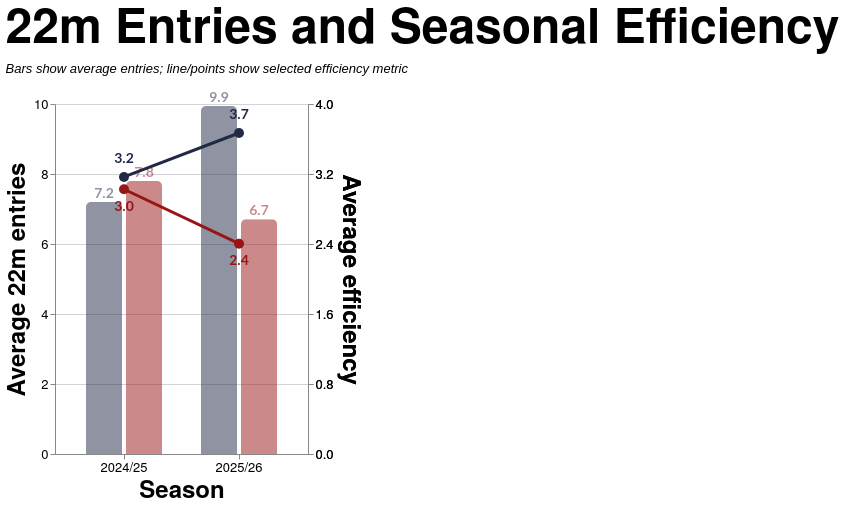

Specify this chart in Vega-Lite:
### Vega-Lite specification from a JSON file in a GitHub repository (floating-point values rounded to 4 significant figures)
{"config": {"axis": {"labelFont": "PT Sans Narrow, Helvetica Neue, Helvetica, Arial, sans-serif", "titleFont": "PT Sans Narrow, Helvetica Neue, Helvetica, Arial, sans-serif", "labelFontSize": 13, "titleFontSize": 24, "gridColor": "#202947", "gridOpacity": 0.2, "zindex": 1}, "text": {"font": "Lato, sans-serif"}, "bar": {"cornerRadiusEnd": 5}, "header": {"labelFont": "PT Sans Narrow, Helvetica Neue, Helvetica, Arial, sans-serif", "titleFont": "PT Sans Narrow, Helvetica Neue, Helvetica, Arial, sans-serif", "labelFontSize": 24, "titleFontSize": 28, "labelFontWeight": "bold", "orient": "left"}, "legend": {"labelFont": "PT Sans Narrow, Helvetica Neue, Helvetica, Arial, sans-serif", "titleFont": "PT Sans Narrow, Helvetica Neue, Helvetica, Arial, sans-serif", "labelFontSize": 14, "titleFontSize": 16, "titlePadding": 5, "fillColor": "white", "strokeColor": "black", "padding": 10, "titleFontWeight": "lighter", "titleFontStyle": "italic", "titleColor": "gray", "offset": 10}, "title": {"font": "PT Sans Narrow, Helvetica Neue, Helvetica, Arial, sans-serif", "fontSize": 48, "fontWeight": "bold", "anchor": "start", "align": "center", "titlePadding": 20, "subtitlePadding": 10, "subtitleFontSize": 13, "subtitleColor": "", "subtitleFontStyle": "italic", "offset": 15, "color": "black"}, "axisX": {"labelAngle": 0}, "facet": {"title": null, "header": null, "align": {"row": "each", "column": "each"}, "spacing": 10}, "resolve": {"scale": {"y": "independent", "facet": "independent"}}, "background": "transparent", "scale": {"offsetBandPaddingOuter": 0.2, "offsetBandPaddingInner": 0.1}, "view": {"stroke": null, "background": "transparent"}}, "layer": [{"mark": {"type": "bar", "opacity": 0.5}, "encoding": {"color": {"field": "team", "legend": null, "scale": {"domain": ["EGRFC", "Opposition"], "range": ["#202946", "#981515"]}, "title": "Team", "type": "nominal"}, "tooltip": [{"field": "season", "title": "Season", "type": "nominal"}, {"field": "team", "title": "Team", "type": "nominal"}, {"field": "avg_entries", "format": ".2f", "title": "Avg 22m Entries", "type": "quantitative"}, {"field": "avg_points_per_entry", "format": ".2f", "title": "Avg Pts/Entry", "type": "quantitative"}, {"field": "avg_tries_eff_pct", "format": ".1f", "title": "Avg Try Efficiency", "type": "quantitative"}], "x": {"axis": {"labelAngle": 0}, "field": "season", "sort": ["2024/25", "2025/26"], "title": "Season", "type": "nominal"}, "xOffset": {"field": "team", "sort": ["EGRFC", "Opposition"], "type": "nominal"}, "y": {"axis": {"format": ".0f", "grid": true, "tickCount": 6}, "field": "avg_entries", "scale": {"domain": [0, 10.0], "nice": false}, "title": "Average 22m entries", "type": "quantitative"}}, "transform": [{"filter": "(rzSquad == 'All' || datum.squad == rzSquad) && (indexof(rzSeason, datum.season) >= 0) && datum.game_type_mode == rzGameType"}, {"calculate": "rzEfficiencyMetricParam == 'Points per 22m entry' ? datum.avg_points_per_entry : datum.avg_tries_eff_pct", "as": "efficiency_value"}, {"calculate": "rzEfficiencyMetricParam == 'Points per 22m entry' ? datum.avg_points_per_entry * (100 / 4.0) : datum.avg_tries_eff_pct", "as": "efficiency_plot"}, {"calculate": "rzEfficiencyMetricParam == 'Points per 22m entry' ? 'Pts/entry' : 'Try efficiency (%)'", "as": "efficiency_label"}, {"calculate": "rzEfficiencyMetricParam == 'Points per 22m entry' ? format(datum.avg_points_per_entry, '.1f') : format(datum.avg_tries_eff_pct, '.0f') + '%'", "as": "efficiency_text"}, {"calculate": "format(datum.avg_entries, '.1f')", "as": "entries_text"}, {"calculate": "datum.team == 'EGRFC' ? datum.efficiency_plot + 5 : datum.efficiency_plot - 5", "as": "efficiency_text_y"}]}, {"mark": {"type": "text", "dy": -8, "fontSize": 14, "fontWeight": "bold", "opacity": 0.5}, "encoding": {"color": {"field": "team", "legend": null, "scale": {"domain": ["EGRFC", "Opposition"], "range": ["#202946", "#981515"]}, "type": "nominal"}, "text": {"field": "entries_text", "type": "nominal"}, "x": {"field": "season", "sort": ["2024/25", "2025/26"], "type": "nominal"}, "xOffset": {"field": "team", "sort": ["EGRFC", "Opposition"], "type": "nominal"}, "y": {"axis": null, "field": "avg_entries", "scale": {"domain": [0, 10.0], "nice": false}, "type": "quantitative"}}, "transform": [{"filter": "(rzSquad == 'All' || datum.squad == rzSquad) && (indexof(rzSeason, datum.season) >= 0) && datum.game_type_mode == rzGameType"}, {"calculate": "rzEfficiencyMetricParam == 'Points per 22m entry' ? datum.avg_points_per_entry : datum.avg_tries_eff_pct", "as": "efficiency_value"}, {"calculate": "rzEfficiencyMetricParam == 'Points per 22m entry' ? datum.avg_points_per_entry * (100 / 4.0) : datum.avg_tries_eff_pct", "as": "efficiency_plot"}, {"calculate": "rzEfficiencyMetricParam == 'Points per 22m entry' ? 'Pts/entry' : 'Try efficiency (%)'", "as": "efficiency_label"}, {"calculate": "rzEfficiencyMetricParam == 'Points per 22m entry' ? format(datum.avg_points_per_entry, '.1f') : format(datum.avg_tries_eff_pct, '.0f') + '%'", "as": "efficiency_text"}, {"calculate": "format(datum.avg_entries, '.1f')", "as": "entries_text"}, {"calculate": "datum.team == 'EGRFC' ? datum.efficiency_plot + 5 : datum.efficiency_plot - 5", "as": "efficiency_text_y"}]}, {"mark": {"type": "line", "size": 3}, "encoding": {"color": {"field": "team", "legend": null, "scale": {"domain": ["EGRFC", "Opposition"], "range": ["#202946", "#981515"]}, "type": "nominal"}, "detail": {"field": "team", "type": "nominal"}, "tooltip": [{"field": "season", "title": "Season", "type": "nominal"}, {"field": "team", "title": "Team", "type": "nominal"}, {"field": "efficiency_label", "title": "Metric", "type": "nominal"}, {"field": "efficiency_value", "format": ".2f", "title": "Efficiency", "type": "quantitative"}], "x": {"field": "season", "sort": ["2024/25", "2025/26"], "type": "nominal"}, "y": {"axis": {"grid": false, "labelExpr": "rzEfficiencyMetricParam == 'Try-scoring efficiency (%)' ? format(datum.value, '.0f') + '%' : format(datum.value * (4.0 / 100), '.1f')", "orient": "right", "tickCount": 6}, "field": "efficiency_plot", "scale": {"domain": [0, 100], "nice": false}, "title": "Average efficiency", "type": "quantitative"}}, "transform": [{"filter": "(rzSquad == 'All' || datum.squad == rzSquad) && (indexof(rzSeason, datum.season) >= 0) && datum.game_type_mode == rzGameType"}, {"calculate": "rzEfficiencyMetricParam == 'Points per 22m entry' ? datum.avg_points_per_entry : datum.avg_tries_eff_pct", "as": "efficiency_value"}, {"calculate": "rzEfficiencyMetricParam == 'Points per 22m entry' ? datum.avg_points_per_entry * (100 / 4.0) : datum.avg_tries_eff_pct", "as": "efficiency_plot"}, {"calculate": "rzEfficiencyMetricParam == 'Points per 22m entry' ? 'Pts/entry' : 'Try efficiency (%)'", "as": "efficiency_label"}, {"calculate": "rzEfficiencyMetricParam == 'Points per 22m entry' ? format(datum.avg_points_per_entry, '.1f') : format(datum.avg_tries_eff_pct, '.0f') + '%'", "as": "efficiency_text"}, {"calculate": "format(datum.avg_entries, '.1f')", "as": "entries_text"}, {"calculate": "datum.team == 'EGRFC' ? datum.efficiency_plot + 5 : datum.efficiency_plot - 5", "as": "efficiency_text_y"}]}, {"mark": {"type": "point", "filled": true, "opacity": 1.0, "size": 100}, "encoding": {"color": {"field": "team", "legend": null, "scale": {"domain": ["EGRFC", "Opposition"], "range": ["#202946", "#981515"]}, "type": "nominal"}, "tooltip": [{"field": "season", "title": "Season", "type": "nominal"}, {"field": "team", "title": "Team", "type": "nominal"}, {"field": "efficiency_label", "title": "Metric", "type": "nominal"}, {"field": "efficiency_value", "format": ".2f", "title": "Efficiency", "type": "quantitative"}], "x": {"field": "season", "sort": ["2024/25", "2025/26"], "type": "nominal"}, "y": {"axis": {"grid": false, "labelExpr": "rzEfficiencyMetricParam == 'Try-scoring efficiency (%)' ? format(datum.value, '.0f') + '%' : format(datum.value * (4.0 / 100), '.1f')", "orient": "right", "tickCount": 6}, "field": "efficiency_plot", "scale": {"domain": [0, 100], "nice": false}, "title": "Average efficiency", "type": "quantitative"}}, "transform": [{"filter": "(rzSquad == 'All' || datum.squad == rzSquad) && (indexof(rzSeason, datum.season) >= 0) && datum.game_type_mode == rzGameType"}, {"calculate": "rzEfficiencyMetricParam == 'Points per 22m entry' ? datum.avg_points_per_entry : datum.avg_tries_eff_pct", "as": "efficiency_value"}, {"calculate": "rzEfficiencyMetricParam == 'Points per 22m entry' ? datum.avg_points_per_entry * (100 / 4.0) : datum.avg_tries_eff_pct", "as": "efficiency_plot"}, {"calculate": "rzEfficiencyMetricParam == 'Points per 22m entry' ? 'Pts/entry' : 'Try efficiency (%)'", "as": "efficiency_label"}, {"calculate": "rzEfficiencyMetricParam == 'Points per 22m entry' ? format(datum.avg_points_per_entry, '.1f') : format(datum.avg_tries_eff_pct, '.0f') + '%'", "as": "efficiency_text"}, {"calculate": "format(datum.avg_entries, '.1f')", "as": "entries_text"}, {"calculate": "datum.team == 'EGRFC' ? datum.efficiency_plot + 5 : datum.efficiency_plot - 5", "as": "efficiency_text_y"}]}, {"mark": {"type": "text", "fontSize": 14, "fontWeight": "bold"}, "encoding": {"color": {"field": "team", "legend": null, "scale": {"domain": ["EGRFC", "Opposition"], "range": ["#202946", "#981515"]}, "type": "nominal"}, "detail": {"field": "team", "type": "nominal"}, "text": {"field": "efficiency_text", "type": "nominal"}, "x": {"field": "season", "sort": ["2024/25", "2025/26"], "type": "nominal"}, "y": {"axis": null, "field": "efficiency_text_y", "scale": {"domain": [0, 100], "nice": false}, "type": "quantitative"}, "yOffset": {"field": "team", "scale": {"range": [-20, 20]}, "sort": ["EGRFC", "Opposition"], "type": "nominal"}}, "transform": [{"filter": "(rzSquad == 'All' || datum.squad == rzSquad) && (indexof(rzSeason, datum.season) >= 0) && datum.game_type_mode == rzGameType"}, {"calculate": "rzEfficiencyMetricParam == 'Points per 22m entry' ? datum.avg_points_per_entry : datum.avg_tries_eff_pct", "as": "efficiency_value"}, {"calculate": "rzEfficiencyMetricParam == 'Points per 22m entry' ? datum.avg_points_per_entry * (100 / 4.0) : datum.avg_tries_eff_pct", "as": "efficiency_plot"}, {"calculate": "rzEfficiencyMetricParam == 'Points per 22m entry' ? 'Pts/entry' : 'Try efficiency (%)'", "as": "efficiency_label"}, {"calculate": "rzEfficiencyMetricParam == 'Points per 22m entry' ? format(datum.avg_points_per_entry, '.1f') : format(datum.avg_tries_eff_pct, '.0f') + '%'", "as": "efficiency_text"}, {"calculate": "format(datum.avg_entries, '.1f')", "as": "entries_text"}, {"calculate": "datum.team == 'EGRFC' ? datum.efficiency_plot + 5 : datum.efficiency_plot - 5", "as": "efficiency_text_y"}]}], "data": {"name": "data-21295910c998a2d3b09733e02465148a"}, "height": 350, "params": [{"name": "rzSquad", "value": "All"}, {"name": "rzSeason", "value": ["2025/26", "2024/25"]}, {"name": "rzGameType", "value": "All"}, {"name": "rzEfficiencyMetricParam", "value": "Points per 22m entry"}], "resolve": {"scale": {"y": "independent"}}, "title": {"text": "22m Entries and Seasonal Efficiency", "subtitle": ["Bars show average entries; line/points show selected efficiency metric"]}, "width": {"step": 40}, "$schema": "https://vega.github.io/schema/vega-lite/v5.20.1.json", "datasets": {"data-21295910c998a2d3b09733e02465148a": [{"squad": "1st", "season": "2024/25", "team": "EGRFC", "avg_entries": 7.2, "avg_points_per_entry": 3.167, "avg_tries_eff_pct": 41.67, "game_type_mode": "All"}, {"squad": "1st", "season": "2024/25", "team": "Opposition", "avg_entries": 7.8, "avg_points_per_entry": 3.026, "avg_tries_eff_pct": 46.15, "game_type_mode": "All"}, {"squad": "1st", "season": "2025/26", "team": "EGRFC", "avg_entries": 9.941, "avg_points_per_entry": 3.669, "avg_tries_eff_pct": 56.8, "game_type_mode": "All"}, {"squad": "1st", "season": "2025/26", "team": "Opposition", "avg_entries": 6.706, "avg_points_per_entry": 2.404, "avg_tries_eff_pct": 37.72, "game_type_mode": "All"}, {"squad": "1st", "season": "2024/25", "team": "EGRFC", "avg_entries": 7.2, "avg_points_per_entry": 3.167, "avg_tries_eff_pct": 41.67, "game_type_mode": "League + Cup"}, {"squad": "1st", "season": "2024/25", "team": "Opposition", "avg_entries": 7.8, "avg_points_per_entry": 3.026, "avg_tries_eff_pct": 46.15, "game_type_mode": "League + Cup"}, {"squad": "1st", "season": "2025/26", "team": "EGRFC", "avg_entries": 9.941, "avg_points_per_entry": 3.669, "avg_tries_eff_pct": 56.8, "game_type_mode": "League + Cup"}, {"squad": "1st", "season": "2025/26", "team": "Opposition", "avg_entries": 6.706, "avg_points_per_entry": 2.404, "avg_tries_eff_pct": 37.72, "game_type_mode": "League + Cup"}, {"squad": "1st", "season": "2024/25", "team": "EGRFC", "avg_entries": 6.75, "avg_points_per_entry": 2.556, "avg_tries_eff_pct": 33.33, "game_type_mode": "League only"}, {"squad": "1st", "season": "2024/25", "team": "Opposition", "avg_entries": 7.25, "avg_points_per_entry": 2.793, "avg_tries_eff_pct": 41.38, "game_type_mode": "League only"}, {"squad": "1st", "season": "2025/26", "team": "EGRFC", "avg_entries": 9.867, "avg_points_per_entry": 3.986, "avg_tries_eff_pct": 62.16, "game_type_mode": "League only"}, {"squad": "1st", "season": "2025/26", "team": "Opposition", "avg_entries": 6.4, "avg_points_per_entry": 2.354, "avg_tries_eff_pct": 37.5, "game_type_mode": "League only"}]}}
